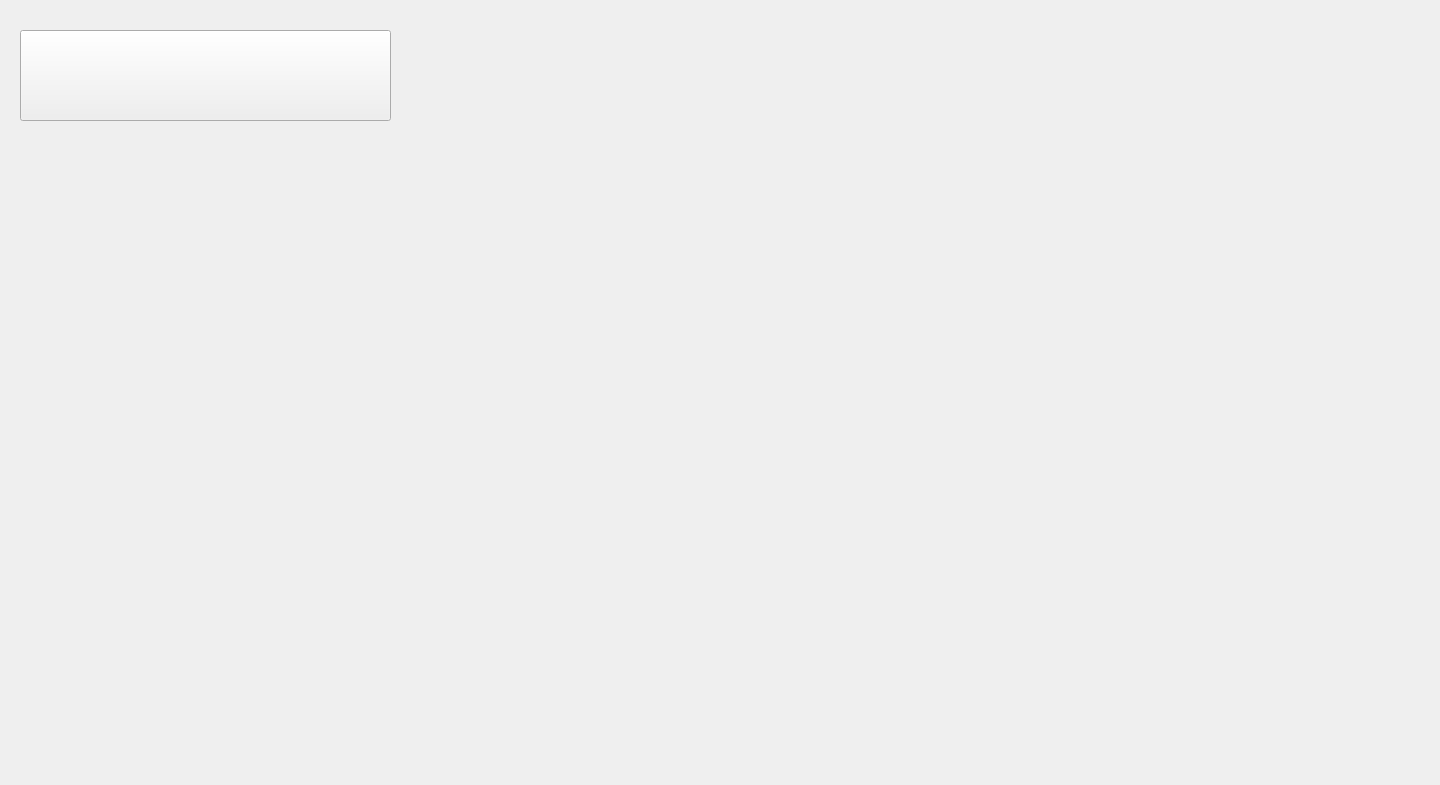
<?xml version="1.0" encoding="UTF-8"?>
<ui version="4.0">
 <class>MainWindow</class>
 <widget class="QMainWindow" name="MainWindow">
  <property name="geometry">
   <rect>
    <x>0</x>
    <y>0</y>
    <width>1440</width>
    <height>785</height>
   </rect>
  </property>
  <property name="windowTitle">
   <string>MainWindow</string>
  </property>
  <widget class="QWidget" name="centralwidget">
   <widget class="QLabel" name="label">
    <property name="geometry">
     <rect>
      <x>0</x>
      <y>0</y>
      <width>1440</width>
      <height>900</height>
     </rect>
    </property>
    <property name="cursor">
     <cursorShape>ArrowCursor</cursorShape>
    </property>
    <property name="mouseTracking">
     <bool>false</bool>
    </property>
    <property name="text">
     <string/>
    </property>
    <property name="pixmap">
     <pixmap>Rules_png.png</pixmap>
    </property>
   </widget>
   <widget class="QPushButton" name="Back_to_main_menu_button">
    <property name="geometry">
     <rect>
      <x>20</x>
      <y>30</y>
      <width>371</width>
      <height>91</height>
     </rect>
    </property>
    <property name="cursor">
     <cursorShape>PointingHandCursor</cursorShape>
    </property>
    <property name="text">
     <string/>
    </property>
    <property name="icon">
     <iconset>
      <normaloff>Back_to_main_menu_button_png.png</normaloff>Back_to_main_menu_button_png.png</iconset>
    </property>
    <property name="iconSize">
     <size>
      <width>561</width>
      <height>91</height>
     </size>
    </property>
   </widget>
  </widget>
 </widget>
 <resources/>
 <connections/>
</ui>
